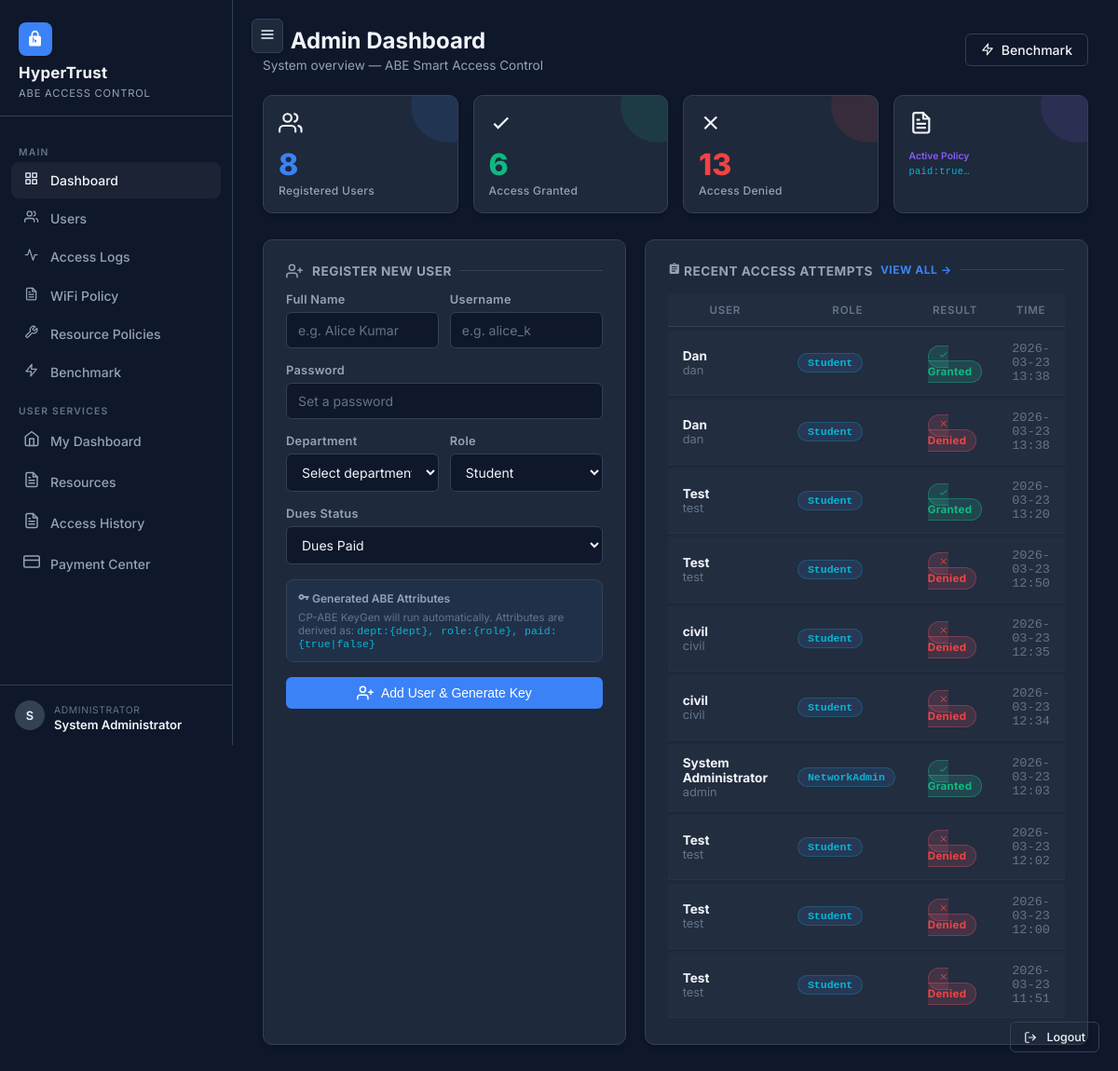
Page /admin/ (signed in) on the earlier database version.
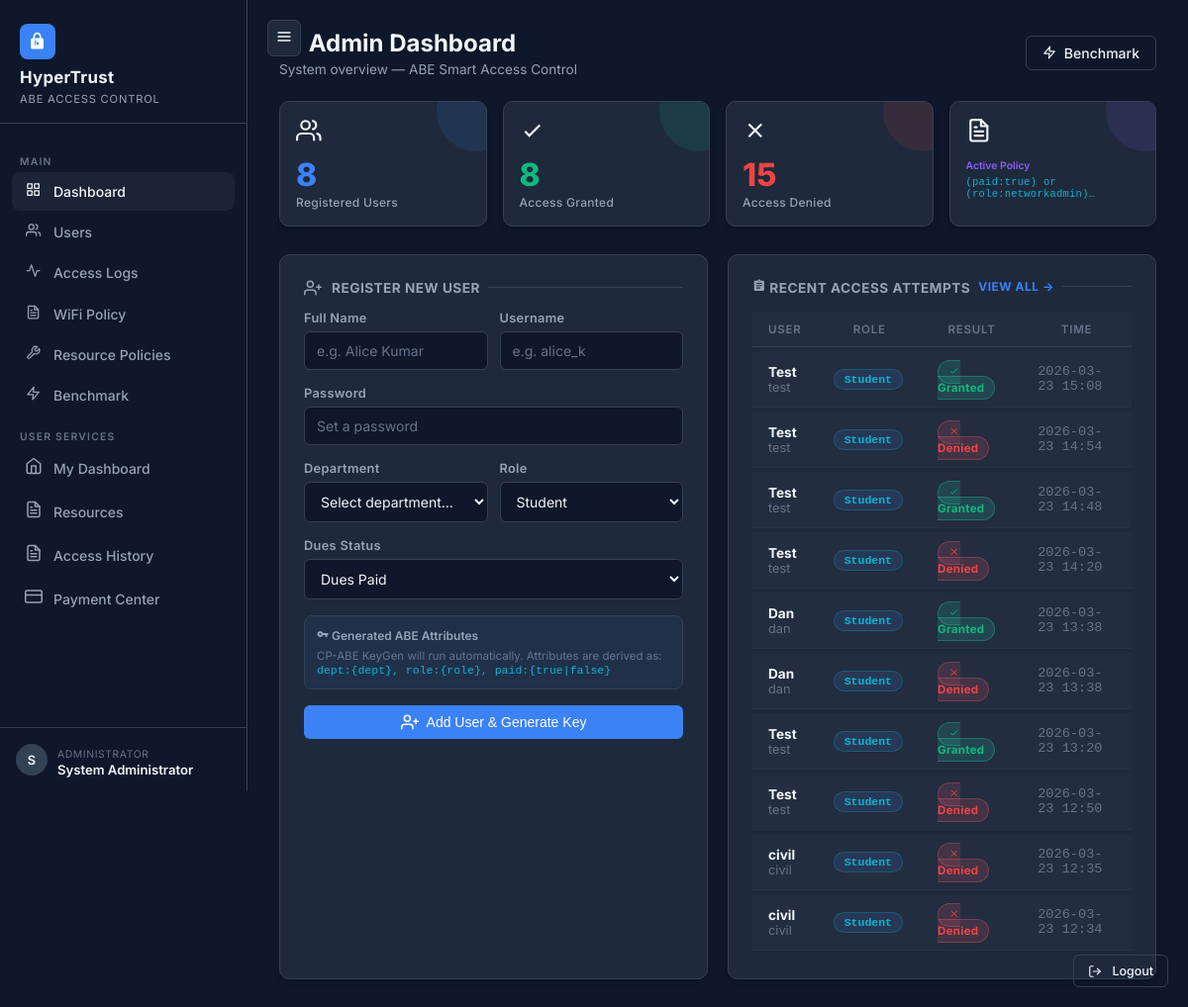
Same page on the later database version.
### tables this page shows
CREATE TABLE access_logs (
    id           INTEGER PRIMARY KEY AUTOINCREMENT,
    user_id      INTEGER NOT NULL REFERENCES users(id),
    token_id     INTEGER REFERENCES access_tokens(id),
    attempt_time DATETIME DEFAULT CURRENT_TIMESTAMP,
    success      INTEGER NOT NULL DEFAULT 0,
    reason       TEXT    NOT NULL DEFAULT ''
);

CREATE TABLE users (
    id           INTEGER PRIMARY KEY AUTOINCREMENT,
    username     TEXT    NOT NULL UNIQUE,
    name         TEXT    NOT NULL,
    department   TEXT    NOT NULL DEFAULT '',
    role         TEXT    NOT NULL DEFAULT 'Student',
    paid_dues    INTEGER NOT NULL DEFAULT 0,   -- 1=True, 0=False
    password_hash TEXT   NOT NULL,
    is_admin     INTEGER NOT NULL DEFAULT 0,
    created_at   DATETIME DEFAULT CURRENT_TIMESTAMP
);

CREATE TABLE system_settings (
    key   TEXT PRIMARY KEY,
    value TEXT NOT NULL
);

### routes/admin.py (the view)
@admin_bp.route("/")
@admin_required
def dashboard():
    db = get_db()
    users      = get_all_users(db)
    logs       = get_all_logs(db)
    total_ok   = sum(1 for l in logs if l["success"])
    total_deny = sum(1 for l in logs if not l["success"])
    recent     = logs[:10]
    pk = get_system_pk(db)
    active_policy = get_wifi_policy(db)
    return render_template(
        "admin/dashboard.html",
        users=users,
        recent_logs=recent,
        total_users=len(users),
        total_ok=total_ok,
        total_deny=total_deny,
        active_policy=active_policy
    )

### db.py (called while the page is built)
def get_db():
    if "db" not in g:
        g.db = sqlite3.connect(
            current_app.config["DB_PATH"],
            detect_types=sqlite3.PARSE_DECLTYPES
        )
        g.db.row_factory = sqlite3.Row
        g.db.execute("PRAGMA foreign_keys = ON")
    return g.db

def get_all_users(db):
    return db.execute("SELECT * FROM users ORDER BY id").fetchall()

def get_system_pk(db) -> dict | None:
    import json
    row = db.execute("SELECT value FROM system_settings WHERE key = 'pk'").fetchone()
    if row:
        return json.loads(row["value"])
    return None

def get_all_logs(db):
    return db.execute(
        """SELECT l.*, u.username, u.name, u.department, u.role
           FROM access_logs l
           JOIN users u ON l.user_id = u.id
           ORDER BY l.attempt_time DESC
           LIMIT 200"""
    ).fetchall()

def get_wifi_policy(db) -> str:
    row = db.execute(
        "SELECT value FROM system_settings WHERE key = 'wifi_policy'"
    ).fetchone()
    if row:
        return row["value"]
    return DEFAULT_WIFI_POLICY

### templates/admin/dashboard.html (shortened to what the changed rows need)
{% extends "base.html" %}
{% block content %}
<div class="page-header d-flex justify-between align-items-center">
    <div>
        <h2> Admin Dashboard</h2>
    </div>
</div>
<div class="stat-grid">
    <div class="glass-card stat-card green p-4">
        <span class="stat-icon"><svg viewBox="0 0 24 24" width="1em" height="1em" stroke="currentColor" fill="none"
                stroke-width="2">
                <path d="M5 13l4 4L19 7" />
            </svg></span>
        <div class="stat-value">{{ total_ok }}</div>
        <div class="stat-label">Access Granted</div>
    </div>
    <div class="glass-card stat-card red p-4">
        <span class="stat-icon"><svg viewBox="0 0 24 24" width="1em" height="1em" stroke="currentColor" fill="none"
                stroke-width="2">
                <path d="M18 6L6 18M6 6l12 12" />
            </svg></span>
        <div class="stat-value">{{ total_deny }}</div>
        <div class="stat-label">Access Denied</div>
    </div>
    <div class="glass-card stat-card purple p-4">
        <span class="stat-icon"></span>
        <div class="stat-value"
            style="font-size:0.65rem;font-weight:600;line-height:1.3;white-space:nowrap;overflow:hidden;text-overflow:ellipsis;">
            Active Policy
        </div>
        <div class="stat-label mono" style="font-size:0.65rem;color:var(--accent-cyan);margin-top:4px;">{{
            active_policy[:50] }}…</div>
    </div>
</div>
<div class="grid-2">
    <div class="glass-card p-6">
        {% if recent_logs %}
        <div style="overflow-x:auto;">
            <table class="ht-table">
                <thead>
                    <tr>
                        <th>User</th>
                        <th>Role</th>
                        <th>Result</th>
                        <th>Time</th>
                    </tr>
                </thead>
                <tbody>
                    {% for log in recent_logs %}
                    <tr>
                        <td>
                            <strong>{{ log.name }}</strong>
                            <div class="text-muted-ht">{{ log.username }}</div>
                        </td>
                        <td><span class="badge-attr">{{ log.role }}</span></td>
                        <td>
                            {% if log.success %}
                            <span class="badge-granted"><svg viewBox="0 0 24 24" width="1em" height="1em"
                                    stroke="currentColor" fill="none" stroke-width="2">
                                    <path d="M5 13l4 4L19 7" />
                                </svg> Granted</span>
                            {% else %}
                            <span class="badge-denied"><svg viewBox="0 0 24 24" width="1em" height="1em"
                                    stroke="currentColor" fill="none" stroke-width="2">
                                    <path d="M18 6L6 18M6 6l12 12" />
                                </svg> Denied</span>
                            {% endif %}
                        </td>
                        <td class="text-muted-ht mono">{{ log.attempt_time[:16] }}</td>
                    </tr>
                    {% endfor %}
                </tbody>
            </table>
        </div>
        {% endif %}
    </div>
</div>
{% endblock %}

Differences in the rows shown:
no longer on this page (row unchanged): access_logs: name "System Administrator", username "admin", role "NetworkAdmin", success 1 (drawn), attempt_time "2026-03-23 12:03"
no longer on this page (row unchanged): access_logs: name "Test", username "test", role "Student", success 0 (drawn), attempt_time "2026-03-23 12:02"
no longer on this page (row unchanged): access_logs: name "Test", username "test", role "Student", success 0 (drawn), attempt_time "2026-03-23 12:00"
no longer on this page (row unchanged): access_logs: name "Test", username "test", role "Student", success 0 (drawn), attempt_time "2026-03-23 11:51"
added system_settings: value "(paid:true) or (role:networkadmin)"
added access_logs: name "Test", username "test", role "Student", success 1 (drawn), attempt_time "2026-03-23 15:08"
added access_logs: name "Test", username "test", role "Student", success 0 (drawn), attempt_time "2026-03-23 14:54"
added access_logs: name "Test", username "test", role "Student", success 1 (drawn), attempt_time "2026-03-23 14:48"
added access_logs: name "Test", username "test", role "Student", success 0 (drawn), attempt_time "2026-03-23 14:20"
Other differences:
{{ total_ok }}: "6" → "8"
{{ total_deny }}: "13" → "15"
{{ active_policy[:50] }}: "paid:true" → (not shown)
